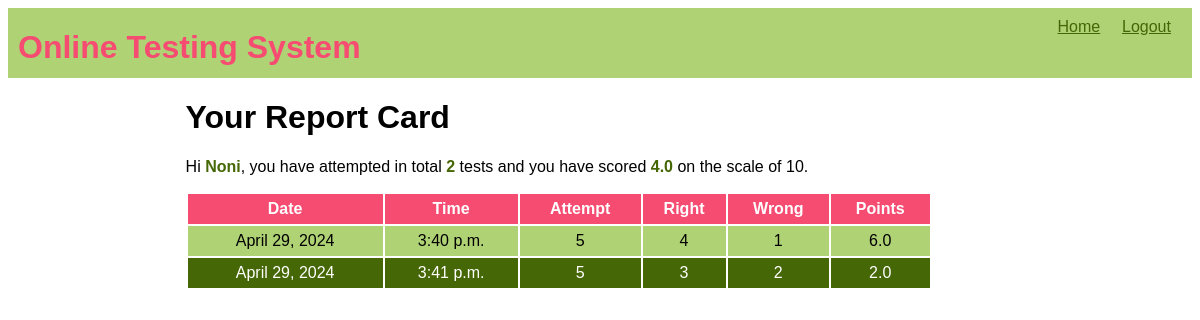
The page /OTS/test-history (signed in) on the database its author committed.
### OTS/models.py (models this page shows)
class Candidate(models.Model):
    username=models.CharField(primary_key=True,max_length=20)
    password=models.CharField(null=False, max_length=20)
    name=models.CharField(null=False,max_length=30)
    test_attempted=models.IntegerField(default=0)
    points=models.FloatField(default=0.0)

class Result(models.Model):
    resultid=models.BigAutoField(primary_key=True,auto_created=True)
    username=models.ForeignKey(Candidate,on_delete=models.CASCADE)
    date=models.DateField(auto_now=True)
    time=models.TimeField(auto_now=True)
    attempt=models.IntegerField()
    right=models.IntegerField()
    wrong=models.IntegerField()
    points=models.FloatField()

### OTS/views.py (the view)
# urls.py: path('test-history',testResultHistory,name='testHistory'),
def testResultHistory(request):
    if 'name' not in request.session.keys():
        res=HttpResponseRedirect("login")
    candidate=Candidate.objects.filter(username=request.session['username'])
    results=Result.objects.filter(username_id=candidate[0].username)
    context={'candidate':candidate[0],'results':results}
    res=render(request,'candidate_history.html',context)
    return res

### OTS/templates/candidate_history.html (shortened to what this page needs)
{% extends 'main.html' %}
{% block top%}
<a href="{% url 'OTS:home' %}">Home</a>
<a href="{% url 'OTS:logout' %}">Logout</a>
{%endblock %}
{% block content %}
<h1>Your Report Card</h1>
<p>Hi <span class="special">{{candidate.name}}</span>,
    you have attempted in total <span class="special">{{candidate.test_attempted}}</span> tests and you have scored <span class="special">{{candidate.points}}</span> on the scale of 10.</p>
<table>
    <tr>
        <th>Date</th>
        <th>Time</th>
        <th>Attempt</th>
        <th>Right</th>
        <th>Wrong</th>
        <th>Points</th>
    </tr>
    {% for r in results%}
    <tr>
        <td>{{r.date}}</td>
        <td>{{r.time}}</td>
        <td>{{r.attempt}}</td>
        <td>{{r.right}}</td>
        <td>{{r.wrong}}</td>
        <td>{{r.points}}</td>
    </tr>
    {% endfor %}
</table>
{% endblock %}

### OTS/static/theme.css (style rules this page uses)
* { font-family:'Gill Sans', 'Gill Sans MT', Calibri, 'Trebuchet MS', sans-serif; }
.top div.menu a { color:#456705; display:inline-block; min-width:50px; margin-right:10px; }
table { width:90%; }
table tr:nth-child(odd) { background-color:#456705; color:white; height:30px; }
table tr:nth-child(even) { background-color:#AFD275; height:30px; }
table tr:first-child { background-color:#F64C72; }
table td { text-align:center; }
span.special { color:#456705; font-weight: bold; }

### rows shown on the page
Candidate: name "Noni", test_attempted "2", points "4.0"
Result: date "April 29, 2024", time "3:40 p.m.", attempt "5", right "4", wrong "1", points "6.0"
Result: date "April 29, 2024", time "3:41 p.m.", attempt "5", right "3", wrong "2", points "2.0"
